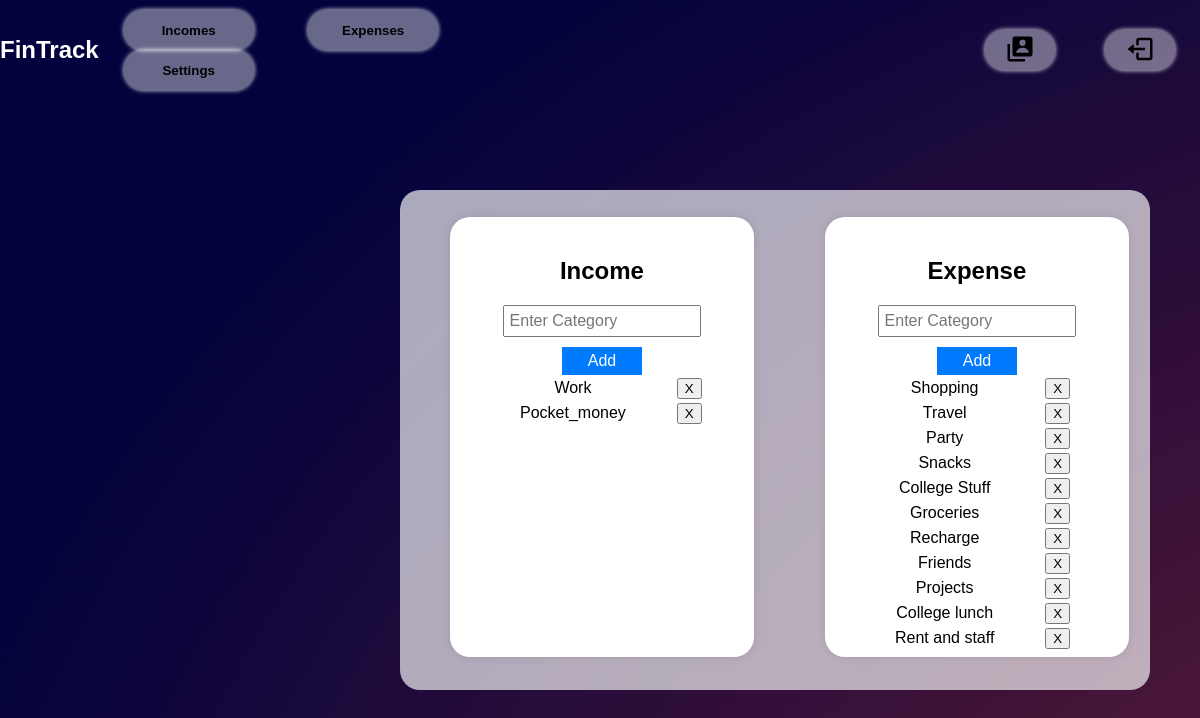
The app's page /settings (signed in) with its own data.
### FinTech/models.py (models this page shows)
class IncomeCategory(models.Model):
    name = models.CharField(max_length=50)
    user = models.ForeignKey(User, related_name='user_inc_catg', on_delete=models.CASCADE)
    def __str__(self):
        return self.name

class ExpenseCategory(models.Model):
    name = models.CharField(max_length=50)
    user = models.ForeignKey(User, related_name='user_exp_catg', on_delete=models.CASCADE)
    def __str__(self):
        return self.name

### FinTech/views.py (the view)
# urls.py: path('settings',views.settings,name="settings"),
def settings(request):
    if request.user.is_authenticated:
        profile= User.objects.get(id=request.user.id)
        expense_categories=ExpenseCategory.objects.filter(user=request.user.id)
        income_categories=IncomeCategory.objects.filter(user=request.user.id)
        if request.method== "POST":
            first_name= request.POST['first_name']
            last_name= request.POST['last_name']
            email= request.POST['email']
            profile.first_name=first_name
            profile.last_name=last_name
            profile.email=email
            profile.save()
            print("Profile Updated")
            return redirect("/profile")
        else:
            return render(request,"settings.html",{"profile":profile,"expense_categories":expense_categories,"income_categories":income_categories})
    else:
        return render(request, "/",{})

### templates/settings.html (shortened to what this page needs)
{% load static %}
<!DOCTYPE html>
<html lang="en">
<head>
    <link rel="stylesheet" href="{% static 'setting.css' %}">
    <link rel="stylesheet" href="{% static 'nav.css' %}">
</head>
<body>
<nav class="nav">
    <a href="/dashboard" id="logo"><h1>FinTrack</h1></a>
     <div class="nav-button">
         <button class="btn" id="Income" onclick="location.href='/incomes'">Incomes</button>
         <button class="btn" id="Expense" onclick="location.href='/expenses'">Expenses</button>
         <button class="btn" id="Setting" onclick="location.href='/settings'">Settings</button>
     </div>
     <div class="nav-logo">
         <button class="btn left" id="Profile" onclick="location.href='/profile'"><img/></button>
         <button class="btn left" id="Logout" onclick="location.href='/logout'"><img/></button>
     </div>
 </nav>
    <div class="main-container">
        <div class="container">
            <form method="post" action="/add-income-category">
                <h2>Income</h2>
                <input type="text" id="income" name="name" class="input-field" placeholder="Enter Category">
                <input type="submit" value="Add" class="add-button">
            </form>
            <table>
                {% for category in income_categories %}
                    <tr>
                        <td style="padding-right: 3em;padding-left: 3em;">{{category}}</td>
                        <td><button class="btn" onclick="location.href='/remove-income-category/{{category.id}}'">X</button></td>
                    </tr>
                {% endfor %}
            </table>
        </div>
        <div class="container">
            <form method="post" action="/add-expense-category">
                <h2>Expense</h2>
                <input type="text" id="expense" name="name" class="input-field" placeholder="Enter Category">
                <input type="submit" value="Add" class="add-button">
            </form>
            <table>
                {% for category in expense_categories %}
                    <tr>
                        <td style="padding-right: 3em;padding-left: 3em;">{{category}}</td>
                        <td><button class="btn" onclick="location.href='/remove-expense-category/{{category.id}}'">X</button></td>
                    </tr>
                {% endfor %}
            </table>
        </div>
    </div>
</body>
</html>

### static/setting.css (style rules this page uses)
body { font-family: Arial, sans-serif; margin: 0; padding: 0; background: url(dark-gradient.jpg); }
.nav { display: flex; width: 100%; justify-content: center; align-items: center; margin-top: 10px; }
.nav-logo { display: flex; flex-direction: row; justify-content: center; align-items: center; color: #ffffff; margin-right: 0px; margin-left: 490px; }
#logo { text-decoration: none; color: #ffffff; }
.left { width: 130px; height: 40px; font-weight: 700; background: rgba(255, 255, 255, 0.4); border: none; border-radius: 30px; cursor: pointer; transition: .3s ease; margin: 0 25px; box-shadow: 0 0 5px rgb(255, 254, 254); }
.nav-button .btn { width: 130px; height: 40px; font-weight: 700; background: rgba(255, 255, 255, 0.4); border: none; border-radius: 30px; cursor: pointer; transition: .3s ease; margin: 0 25px; box-shadow: 0 0 5px rgb(255, 254, 254); }
#Logout { width: 70px; }
#Profile { width: 70px; }
.main-container { display: flex; flex-direction: row; width: 750px; height: 500px; background: #ffffffa8; margin-top: 100px; margin-left: 400px; border-radius: 20px; }
.container { max-width: 400px; height: 400px; margin: 0 auto; padding: 20px; background-color: #fff; box-shadow: 0 0 10px rgba(0, 0, 0, 0.1); text-align: center; margin-left: 50px; margin-top: 27px; border-radius: 20px; }
.input-field { width: 70%; padding: 5px; font-size: 16px; margin-bottom: 10px; }
.add-button { width: 30%; padding: 5px; background-color: #007bff; color: #fff; border: none; cursor: pointer; font-size: 16px; }

### static/nav.css (style rules this page uses)
body { font-family: Arial, sans-serif; margin: 0; padding: 0; background: url(dark-gradient.jpg); }
.nav { display: flex; width: 100%; justify-content: center; align-items: center; margin-top: 10px; }
.nav-logo { display: flex; flex-direction: row; justify-content: center; align-items: center; color: #ffffff; margin-right: 0px; margin-left: 490px; }
#logo { text-decoration: none; color: #ffffff; }
.left { width: 130px; height: 40px; font-weight: 700; background: rgba(255, 255, 255, 0.4); border: none; border-radius: 30px; cursor: pointer; transition: .3s ease; margin: 0 25px; box-shadow: 0 0 5px rgb(255, 254, 254); }
.nav-button .btn { width: 130px; height: 40px; font-weight: 700; background: rgba(255, 255, 255, 0.4); border: none; border-radius: 30px; cursor: pointer; transition: .3s ease; margin: 0 25px; box-shadow: 0 0 5px rgb(255, 254, 254); }
#Logout { width: 70px; }
#Profile { width: 70px; }

### records on screen
IncomeCategory: name "Work"
IncomeCategory: name "Pocket_money"
ExpenseCategory: name "Shopping"
ExpenseCategory: name "Travel"
ExpenseCategory: name "Party"
ExpenseCategory: name "Snacks"
ExpenseCategory: name "College Stuff"
ExpenseCategory: name "Groceries"
ExpenseCategory: name "Recharge"
ExpenseCategory: name "Friends"
ExpenseCategory: name "Projects"
ExpenseCategory: name "College lunch"
ExpenseCategory: name "Rent and staff"
